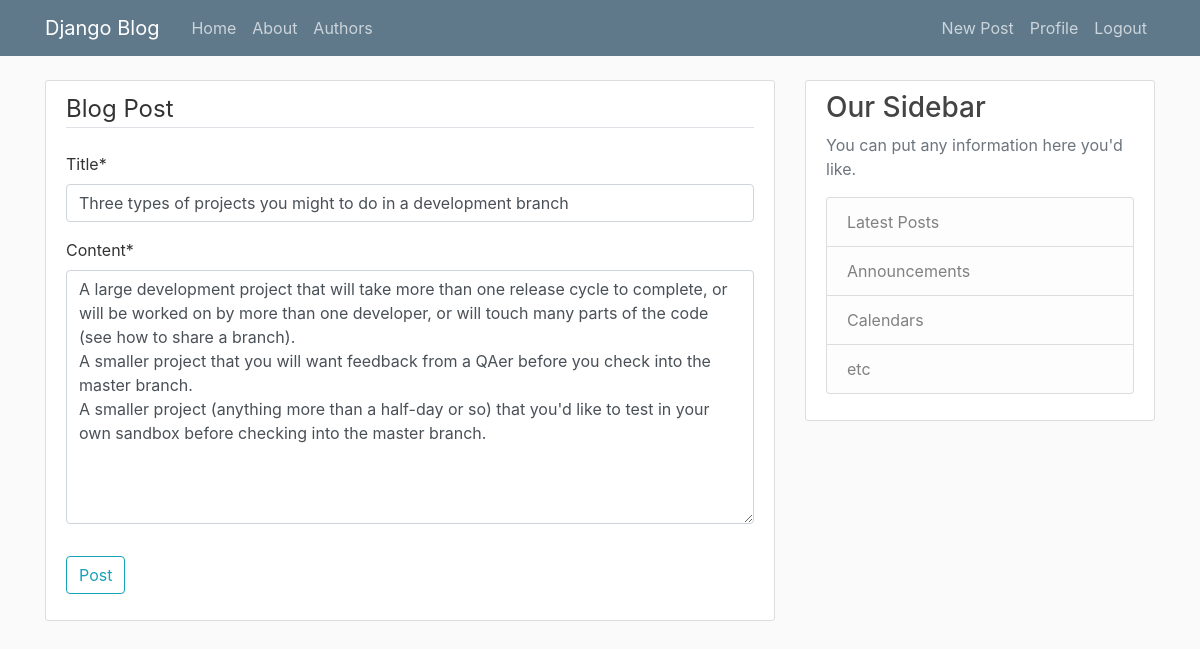
The page /post/11/update/ (signed in) on the database its author committed.
### blog/models.py (models this page shows, shortened)
class Post(models.Model):
    title = models.CharField(max_length=100)
    content = models.TextField()
    date_posted = models.DateTimeField(default=timezone.now)
    author = models.ForeignKey(User, on_delete=models.CASCADE)

### blog/views.py (the view, shortened to what this page needs)
# urls.py: path('post/<int:pk>/update/', PostUpdateView.as_view(), name='post-update'),
class PostUpdateView(LoginRequiredMixin, UserPassesTestMixin, UpdateView):
    model = Post
    fields = ['title', 'content']
    def test_func(self):
        post = self.get_object()
        if self.request.user == post.author:
            return True
        return False

### blog/templates/blog/post_form.html (shortened to what this page needs)
{% extends "blog/base.html" %}
{% load crispy_forms_tags %}
{% block content %}
    <div class="content-section">
        <form method="POST">
            <fieldset class="form-group">
                <legend class="border-bottom mb-4">Blog Post</legend>
                {{ form|crispy }}
            </fieldset>
            <div class="form-group">
                <button class="btn btn-outline-info" type="submit">Post</button>
            </div>
        </form>
    </div>
{% endblock content %}

### blog/static/blog/main.css (style rules this page uses)
body { background: #fafafa; color: #333333; margin-top: 5rem; }
.content-section { background: #ffffff; padding: 10px 20px; border: 1px solid #dddddd; border-radius: 3px; margin-bottom: 20px; }

### rows shown on the page
Post: title "Three types of projects you might to do in a development branch", content "A large development project that will take more than one release cycle to complete, or will be worked on by more than one developer, or will touch many parts of the code (see how to share a branch). A smaller project that you will want feedback from a QAer before you check into the master branch. A smaller project (anything more than a half-day or so) that you'd like to test in your own sandbox before checking into the master branch."
